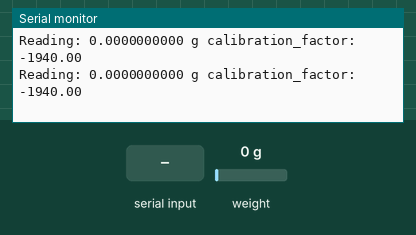
Simulated run of this sketch. Board: Arduino Uno, built with avr-gcc and run on an emulated ATmega328P. Parts: the last lines printed to the serial monitor. The inputs (shaded band) are chosen by the test bench; at power-on: weight on the scale 0 g.

Above: at 3.3 s.
3.4 s: weight on the scale set to 100 g
At 3.51 s:
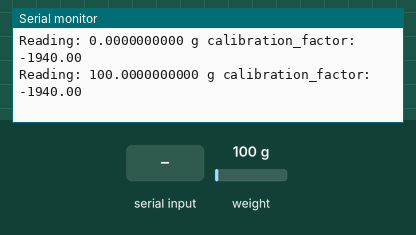
6.4 s: "+" received over Serial
At 6.74 s:
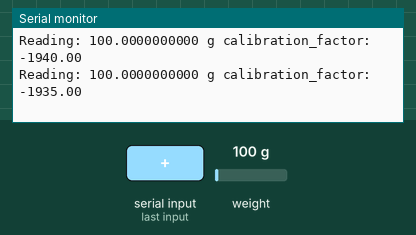
7.9 s: "a" received over Serial
At 8.16 s:
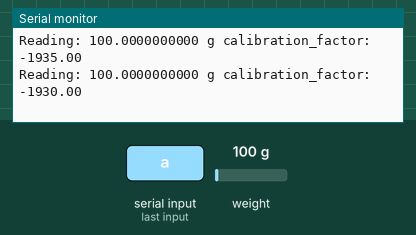
9.4 s: weight on the scale set to 1250 g
At 9.58 s:
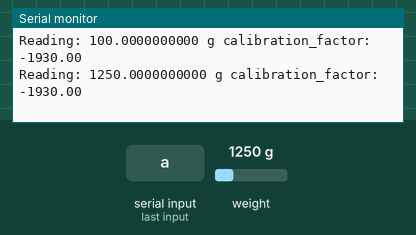
Timing chart, 0 to 11.9 s (numbered marks = the images above; inputs shaded):
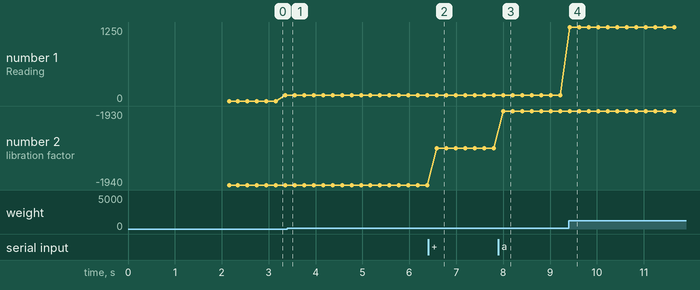

The sketch:

SparkFun_HX711_Calibration.ino
```cpp
// (licence header left out)
//-335150 Zero Factor
#include "HX711.h" //This library can be obtained here http://librarymanager/All#Avia_HX711

#define LOADCELL_DOUT_PIN  3
#define LOADCELL_SCK_PIN  2

HX711 scale;

float calibration_factor = -1940; //-7050 worked for my 440lb max scale setup

void setup() {
  Serial.begin(9600);
  Serial.println("HX711 calibration sketch");
  Serial.println("Remove all weight from scale");
  Serial.println("After readings begin, place known weight on scale");
  Serial.println("Press + or a to increase calibration factor");
  Serial.println("Press - or z to decrease calibration factor");

  scale.begin(LOADCELL_DOUT_PIN, LOADCELL_SCK_PIN);
  scale.set_scale();
  scale.tare();	//Reset the scale to 0

  long zero_factor = scale.read_average(); //Get a baseline reading
  Serial.print("Zero factor: "); //This can be used to remove the need to tare the scale. Useful in permanent scale projects.
  Serial.println(zero_factor);
}

void loop() {

  scale.set_scale(calibration_factor); //Adjust to this calibration factor

  Serial.print("Reading: ");
  Serial.print(scale.get_units(), 10);
  Serial.print(" g"); //Change this to kg and re-adjust the calibration factor if you follow SI units like a sane person
  Serial.print(" calibration_factor: ");
  Serial.print(calibration_factor);
  Serial.println();

  if(Serial.available())
  {
    char temp = Serial.read();
    if(temp == '+' || temp == 'a')
      calibration_factor += 5;
    else if(temp == '-' || temp == 'z')
      calibration_factor -= 5;
  }
  delay(100);
}
```

Measured:
- after the input at 6.4 s, the serial monitor: prints a new line after 0.19 s (image 2)
- after the input at 7.9 s, the serial monitor: prints a new line after 0.10 s (image 3)
- after the input at 9.4 s, the serial monitor: prints a new line at once (image 4)
- plotted number 1: 100 → 1250 after the input at 9.4 s
- plotted number 2: -1940 → -1935 after the input at 6.4 s, -1935 → -1930 after the input at 7.9 s
